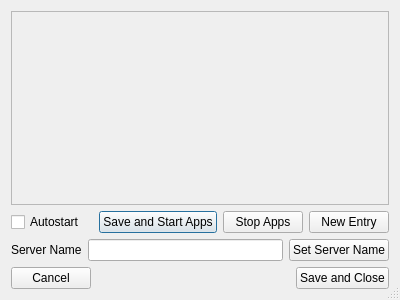
<?xml version="1.0" encoding="UTF-8"?>
<ui version="4.0">
 <class>StartConfig</class>
 <widget class="QDialog" name="StartConfig">
  <property name="geometry">
   <rect>
    <x>0</x>
    <y>0</y>
    <width>400</width>
    <height>300</height>
   </rect>
  </property>
  <property name="windowTitle">
   <string>Minos App Configuration</string>
  </property>
  <property name="sizeGripEnabled">
   <bool>true</bool>
  </property>
  <layout class="QVBoxLayout" name="verticalLayout">
   <item>
    <widget class="QScrollArea" name="elementScrollArea">
     <property name="widgetResizable">
      <bool>true</bool>
     </property>
     <widget class="QWidget" name="scrollAreaWidgetContents">
      <property name="geometry">
       <rect>
        <x>0</x>
        <y>0</y>
        <width>380</width>
        <height>190</height>
       </rect>
      </property>
     </widget>
    </widget>
   </item>
   <item>
    <layout class="QHBoxLayout" name="horizontalLayout_3">
     <item>
      <widget class="QCheckBox" name="autoStartCheckBox">
       <property name="text">
        <string>Autostart</string>
       </property>
      </widget>
     </item>
     <item>
      <spacer name="horizontalSpacer_2">
       <property name="orientation">
        <enum>Qt::Horizontal</enum>
       </property>
       <property name="sizeHint" stdset="0">
        <size>
         <width>40</width>
         <height>20</height>
        </size>
       </property>
      </spacer>
     </item>
     <item>
      <widget class="QPushButton" name="StartButton">
       <property name="text">
        <string>Save and Start Apps</string>
       </property>
      </widget>
     </item>
     <item>
      <widget class="QPushButton" name="StopButton">
       <property name="text">
        <string>Stop Apps</string>
       </property>
      </widget>
     </item>
     <item>
      <widget class="QPushButton" name="newElementButton">
       <property name="text">
        <string>New Entry</string>
       </property>
      </widget>
     </item>
    </layout>
   </item>
   <item>
    <layout class="QHBoxLayout" name="horizontalLayout_2">
     <item>
      <widget class="QLabel" name="label">
       <property name="text">
        <string>Server Name</string>
       </property>
      </widget>
     </item>
     <item>
      <widget class="QLineEdit" name="StationIdEdit">
       <property name="clearButtonEnabled">
        <bool>true</bool>
       </property>
      </widget>
     </item>
     <item>
      <widget class="QPushButton" name="SetButton">
       <property name="text">
        <string>Set Server Name</string>
       </property>
      </widget>
     </item>
    </layout>
   </item>
   <item>
    <layout class="QHBoxLayout" name="horizontalLayout">
     <item>
      <widget class="QPushButton" name="CancelButton">
       <property name="text">
        <string>Cancel</string>
       </property>
      </widget>
     </item>
     <item>
      <spacer name="horizontalSpacer">
       <property name="orientation">
        <enum>Qt::Horizontal</enum>
       </property>
       <property name="sizeHint" stdset="0">
        <size>
         <width>40</width>
         <height>20</height>
        </size>
       </property>
      </spacer>
     </item>
     <item>
      <widget class="QPushButton" name="SaveCloseButton">
       <property name="text">
        <string>Save and Close</string>
       </property>
      </widget>
     </item>
    </layout>
   </item>
  </layout>
 </widget>
 <resources/>
 <connections/>
</ui>
